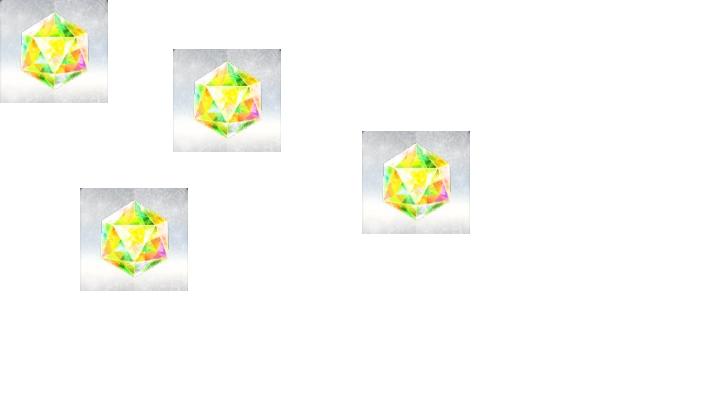
#> input picture image/test.png, 721 x 407 px
$ python test.py
#> lines starting #> are read from the running program, lines starting #| are printed output that depends on the picture; after the words box and inside, x2 and y2 are one past the last pixel; in counts of white or black regions, pixels touching at a corner belong together
import cv2
import pytesseract
from pytesseract import Output
import numpy as np
import matplotlib.pyplot as plt


def read_qp(image):
    # 預處理圖片
    gray = cv2.cvtColor(image, cv2.COLOR_BGR2GRAY)
    thresh = cv2.threshold(gray, 0, 255, cv2.THRESH_BINARY_INV + cv2.THRESH_OTSU)[1]

    # 用pytesseract來識別文字
    custom_config = r'--oem 3 --psm 6'
    d = pytesseract.image_to_data(thresh, output_type=Output.DICT)
    n_boxes = len(d['text'])
    for i in range(n_boxes):
        if '獲得' in d['text'][i]:  # VAI—EXP
            # 如果找到了“QP”，那麼我們假設數字就在它旁邊
            (x, y, w, h) = (d['left'][i], d['top'][i], d['width'][i], d['height'][i])
            # 將文字周圍的區域切割出來
            cropped = thresh[y:y + h, x + w:x + w + 1000]  # 你可能需要調整這個50
            # 再次使用pytesseract來識別數字
            qp_value = pytesseract.image_to_string(cropped,
                                                   config='--psm 10 --oem 3 -c tessedit_char_whitelist=0123456789')
            qp_value = qp_value[1:]
            print(qp_value)
            # return qp_value

def count_and_add(template_path='image/material/cristal.png', threshold=0.97):
    """Count the number of times a template appears in a screenshot and add it to the match_counter."""
#> called with template_path = 'image/material/cristal.png', threshold = 0.97
    # self.fgo_script.dc.take_screenshot()
    match_counter = 0
    main_image = cv2.imread('image/test.png')
#> main_image is the input picture: shape (407, 721, 3); mean B, G, R 245.6, 250.8, 250.3
    main_gray = cv2.cvtColor(main_image, cv2.COLOR_BGR2GRAY)
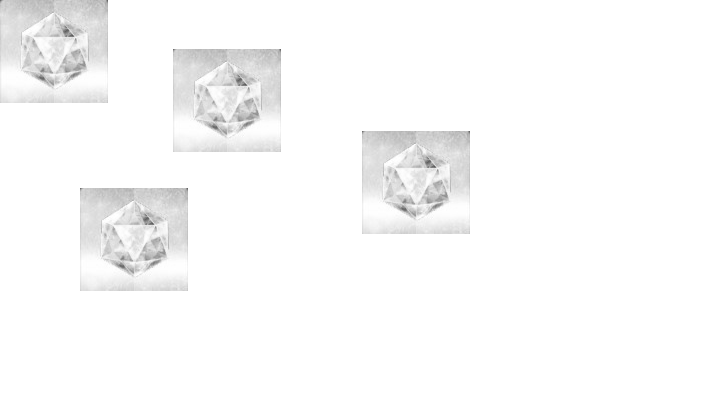
#> main_gray: shape (407, 721); min 88, max 255, mean 250
    template = cv2.imread(template_path, 0)
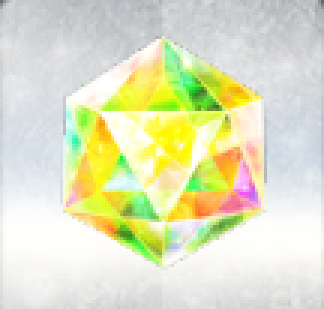
#> input picture image/material/cristal.png, 108 x 103 px (shown 3 times larger)
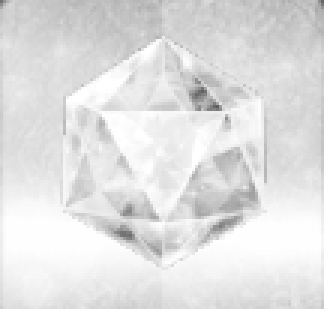
#> template: shape (103, 108) (shown 3 times larger); min 93, max 255, mean 224.5

    res = cv2.matchTemplate(main_gray, template, cv2.TM_CCOEFF_NORMED)
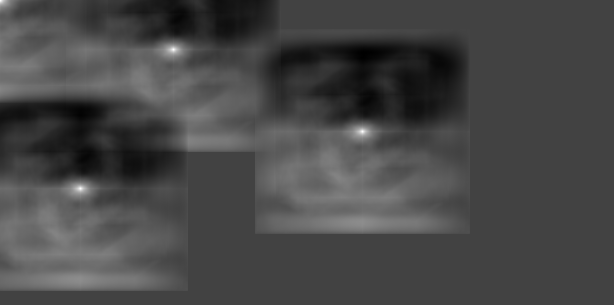
#> res: shape (305, 614) float32; min -0.343, max 0.978, mean 0.028; drawn with min black and max white
    loc = np.where(res >= threshold)
#> loc = ([0, 49, 131, 188], [0, 173, 362, 80])

    # zip the locations and get the unique coordinates (thus getting rid of overlapping locations)
    locations = list(set(list(zip(*loc[::-1]))))
#> locations = [(173, 49), (362, 131), (80, 188), (0, 0)]
    print(locations)
#| [(173, 49), (362, 131), (80, 188), (0, 0)]
    # Draw a rectangle around the matched region.
    plt.imshow(main_image)
    for pt in zip(*loc[::-1]):
        print(pt)
        cv2.rectangle(main_image, pt, (pt[0] + 50, pt[1] + 50), (0, 0, 255), 2)
#> this loop made 4 passes
#| (0, 0)
#| (173, 49)
#| (362, 131)
#| (80, 188)
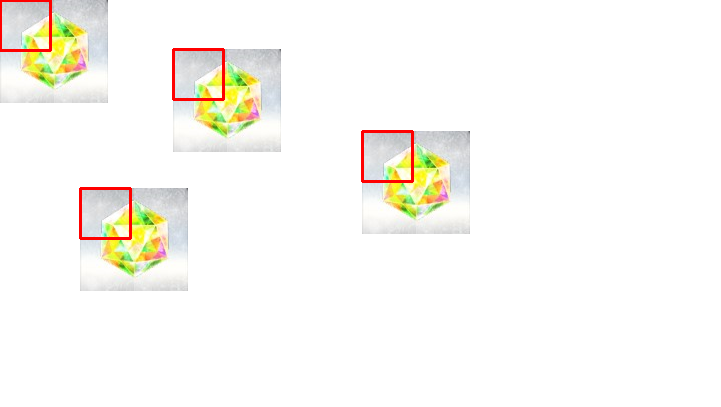
#> main_image: shape (407, 721, 3); 0.78% of pixels changed, all inside (x1, y1, x2, y2) = (0, 0, 414, 240)
    plt.show()

    # Add the number of matches to the counter
    match_counter += len(locations)
#> match_counter = 4
    print(f"Current matches: {match_counter}")
#| Current matches: 4
    # self.counter_label.setText(f"Current matches: {self.match_counter}")


# 使用方法：
if __name__ == '__main__':
    # img = cv2.imread('image/screenshot.png')
    # print(read_qp(img))
    count_and_add()
